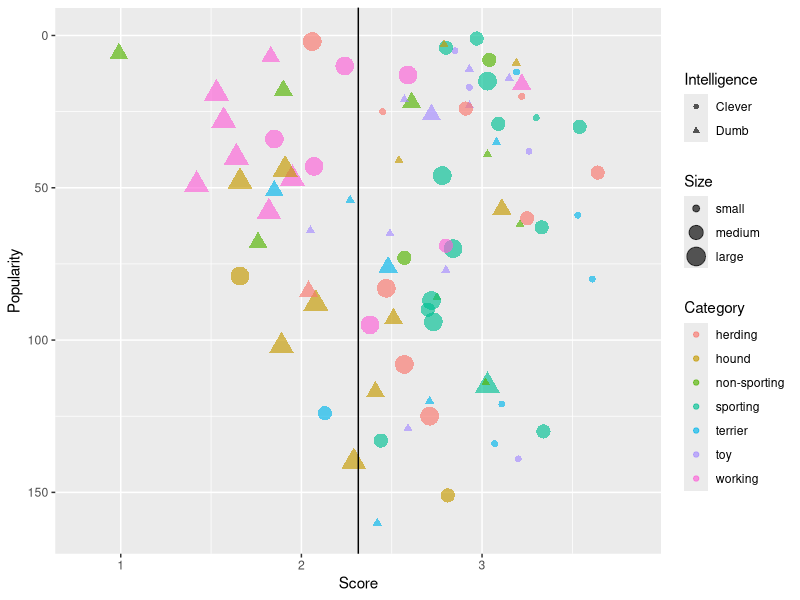

This chart was generated by the following R code:
## ---- chunk 1
library('ggplot2')
library(dplyr)
library(tidyverse)
# install.packages("ggrepel")
library("ggrepel")
# install.packages('magrittr')
library('magrittr')
## ---- chunk 2
BIS<-readxl::read_xlsx('KIB.xlsx', sheet='Best in show full sheet')
head(BIS,10)
## ---- chunk 3
BIS <- BIS %>%  select(c(1,3,5,6,12,32))

head(BIS,10)

## ---- chunk 4
BIS <- BIS[4:nrow(BIS),]
head(BIS,10)
## ---- chunk 5
names(BIS)[1] <- 'Breed'
BIS$Breed %<>% factor 
names(BIS)[2] <- 'Category'
BIS$Category %<>% factor
names(BIS)[3] <- 'Score'
BIS$Score <- as.numeric(BIS$Score)
names(BIS)[4] <- 'Popularity'
BIS$Popularity <- as.numeric(BIS$Popularity)
names(BIS)[5] <- 'Intelligence'
# BIS$Intelligence <- as.numeric(BIS$Intelligence)
names(BIS)[6] <- 'Size'
BIS$Size %<>% factor
levels(BIS$Size)
#They're not in the correct order, let's fix that
BIS$Size <- factor(BIS$Size, levels=c("small", "medium", "large"))

#Get rid of all na's
BIS<-na.omit(BIS)

BIS$Intelligence[BIS$Intelligence >= .5] <- "Clever"
BIS$Intelligence[BIS$Intelligence < .5] <- "Dumb"
#Make it factor here bc of our changes
BIS$Intelligence %<>% factor
#Let's look at the dataframe now
head(BIS) 
## ---- chunk 6


ggplot(data=BIS, aes(x=Score, 
                     y= Popularity, 
                     shape= Intelligence, 
                     size=Size, 
                     color=Category, 
                     label=Breed)
       )+
  geom_point(alpha=0.65)+
  ylim((max(BIS$Popularity)+2),(min(BIS$Popularity))-2)+
  xlim((min(BIS$Score)-.2),(max(BIS$Score)+.2))+
  geom_vline( xintercept = 
                 ((max(BIS$Score)-min(BIS$Score))/2)+min(BIS$Score)
              )
  

  

